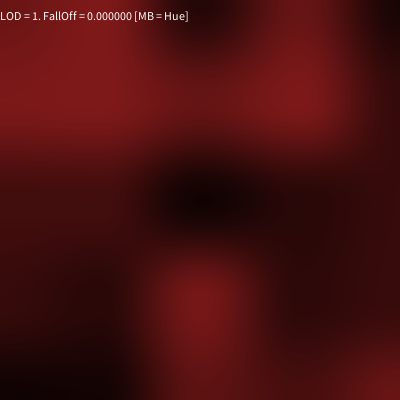
Frame 1 (no input)
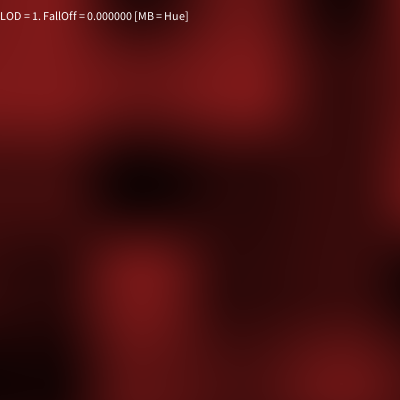
Frame 60 (the mouse pressed at the canvas centre just before this capture)
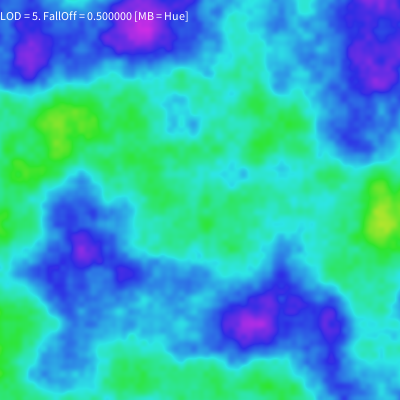
Frame 120 (the mouse held since frame 60 and released just before this capture)

The Processing sketch that drew these frames (run headless with seeded random() and noise(); from frame 60 on, the mouse is pressed at the canvas centre):

// Processing sketch: Noc_01_08_ExI_8
// ── Noc_01_08_ExI_8.pde
// Nature of Code by Daniel Shiffman. Exercise I.8 page 24
// App to allow varying level of detail and falloff for Perlin noise map based on position of mouse.

float xOffset = 0;
float yOffset = 1000;

void setup() {
  colorMode(HSB, 360, 100, 100);
  size(400, 400);
}

void draw() {
  int lod = (int)map(mouseX, 0, width, 1, 9);
  float falloff = map(mouseY, 0, height, 0.0, 1);

  noiseDetail(lod, falloff);
  fillPixels();

  fill(0, 0, 100);
  String settings = String.format("LOD = %d. FallOff = %f [MB = Hue]", lod, falloff);
  text(settings, 0, 20);
}

void fillPixels() {
  loadPixels();
  float curXOffset = xOffset;
  for (int x = 0; x < width; x++) {
    float curYOffset = yOffset;
    for (int y = 0; y < height; y++) {
      float hue = mousePressed ? map(noise(curXOffset, curYOffset), 0, 1, 0, 360): 0; 
      float bright = mousePressed ? 90 : map(noise(curXOffset, curYOffset), 0, 1, 0, 100); 
      pixels[x+y*width] = color(hue, 80, bright);

      curYOffset += 0.01;
    }
    curXOffset += 0.01;
  }
  updatePixels();

  float choice = noise(xOffset+yOffset);
  if (choice < 0.25) {
    xOffset += 0.01;
  } else if (choice < 0.75) {
    xOffset += 0.01;
    yOffset += 0.01;
  } else {
    yOffset += 0.01;
  }
}
